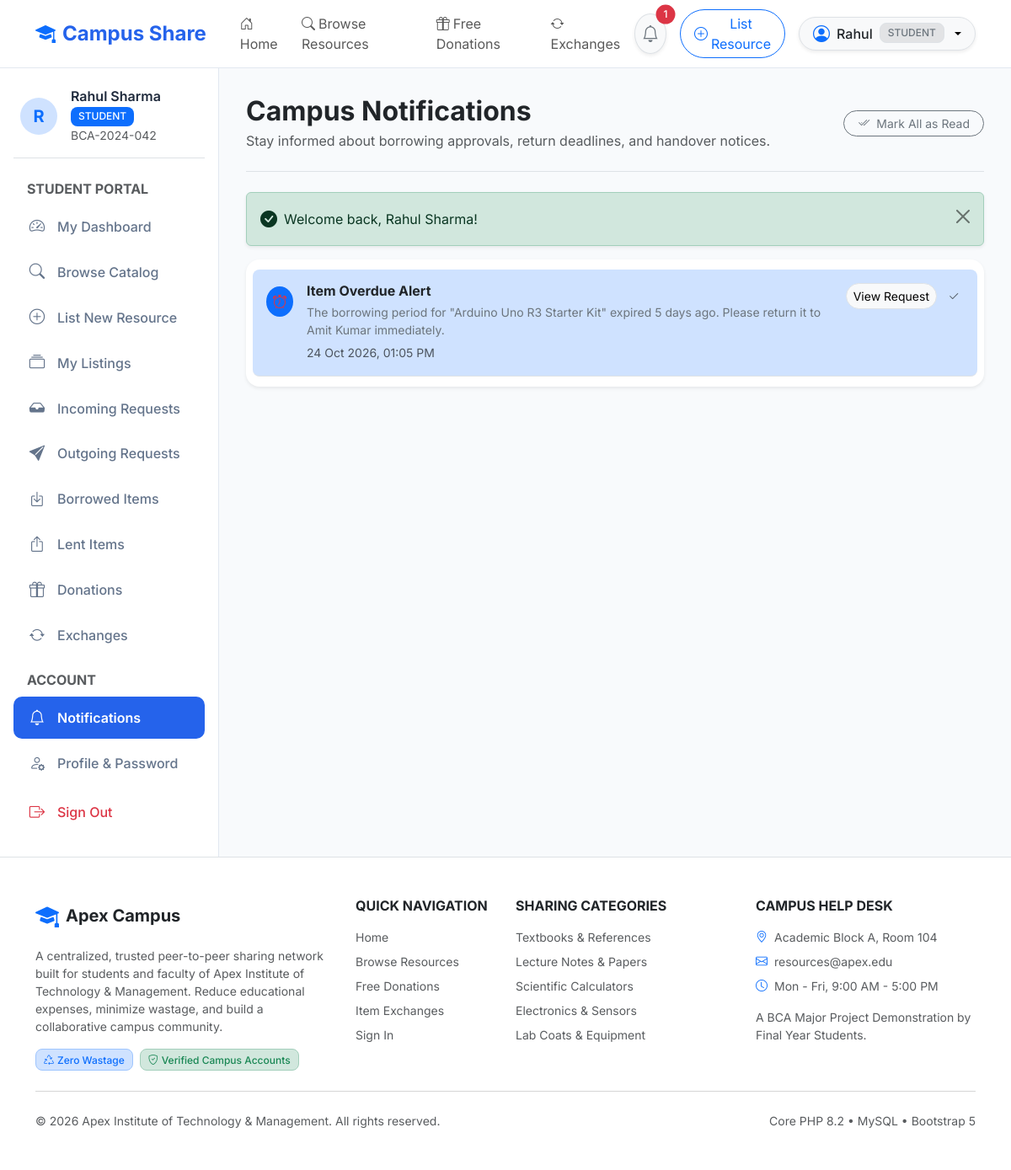
/student/notifications.php (signed in), run on the app's committed database.
### tables this page shows
CREATE TABLE `users` (
    `id` INT AUTO_INCREMENT PRIMARY KEY,
    `full_name` VARCHAR(100) NOT NULL,
    `email` VARCHAR(150) NOT NULL UNIQUE,
    `password_hash` VARCHAR(255) NOT NULL,
    `institution_id` VARCHAR(50) NOT NULL UNIQUE,
    `department_id` INT NULL,
    `role` ENUM('student', 'faculty', 'admin') NOT NULL DEFAULT 'student',
    `course` VARCHAR(100) NULL,
    `semester` INT NULL,
    `designation` VARCHAR(100) NULL,
    `phone` VARCHAR(30) NULL,
    `profile_image` VARCHAR(255) NULL,
    `account_status` ENUM('active', 'suspended', 'pending') NOT NULL DEFAULT 'active',
    `created_at` TIMESTAMP DEFAULT CURRENT_TIMESTAMP,
    `updated_at` TIMESTAMP DEFAULT CURRENT_TIMESTAMP ON UPDATE CURRENT_TIMESTAMP,
    INDEX `idx_users_role` (`role`),
    INDEX `idx_users_status` (`account_status`),
    CONSTRAINT `fk_users_department` FOREIGN KEY (`department_id`) REFERENCES `departments`(`id`) ON DELETE SET NULL
);

CREATE TABLE `notifications` (
    `id` INT AUTO_INCREMENT PRIMARY KEY,
    `user_id` INT NOT NULL,
    `title` VARCHAR(150) NOT NULL,
    `message` TEXT NOT NULL,
    `notification_type` VARCHAR(50) NOT NULL DEFAULT 'system',
    `related_resource_id` INT NULL,
    `related_request_id` INT NULL,
    `read_at` DATETIME NULL,
    `created_at` TIMESTAMP DEFAULT CURRENT_TIMESTAMP,
    INDEX `idx_notif_user` (`user_id`),
    INDEX `idx_notif_read` (`read_at`),
    CONSTRAINT `fk_notif_user` FOREIGN KEY (`user_id`) REFERENCES `users`(`id`) ON DELETE CASCADE
);

### student/notifications.php (the view, shortened to what the rows shown need)
<?php
require_once BASE_PATH . '/services/NotificationService.php';
require_auth();
$user = current_user();
$notifService = new NotificationService();
$notifications = $notifService->getUserNotifications((int)$user['id'], 50);
require_once BASE_PATH . '/includes/header.php';
?>
<div class="dashboard-layout">
    <?php require_once BASE_PATH . '/includes/sidebar.php'; ?>
    <main class="dashboard-content">
        <div class="d-flex justify-content-between align-items-center pb-4 mb-4 border-bottom">
            <div>
                <h2 class="fw-bold text-dark mb-1">Campus Notifications</h2>
            </div>
        </div>
        <?php if (empty($notifications)): ?>
            <div class="card border-0 rounded-4 shadow-sm bg-white p-5 text-center my-4">
                <i class="bi bi-bell-slash text-muted" style="font-size: 3.5rem;"></i>
                <h5 class="fw-bold text-dark mt-3">No notifications right now</h5>
                <p class="text-muted small">You will receive notifications when requests are submitted, approved, or due for return.</p>
            </div>
        <?php else: ?>
            <div class="card border-0 rounded-4 shadow-sm bg-white overflow-hidden p-2">
                <div class="list-group list-group-flush">
                    <?php foreach ($notifications as $n):
                        $isUnread = empty($n['read_at']);
                    ?>
                        <div class="list-group-item p-3 border-bottom d-flex align-items-start justify-content-between gap-3 <?= $isUnread ? 'bg-primary-subtle rounded-3 my-1' : '' ?>">
                            <div class="d-flex align-items-start gap-3">
                                <div class="rounded-circle p-2 mt-1 <?= $isUnread ? 'bg-primary text-white' : 'bg-light text-muted' ?> d-flex align-items-center justify-content-center" style="width: 36px; height: 36px;">
                                    <?php if ($n['notification_type'] === 'overdue'): ?>
                                        <i class="bi bi-alarm text-danger"></i>
                                    <?php elseif ($n['notification_type'] === 'approval'): ?>
                                        <i class="bi bi-check2-circle"></i>
                                    <?php elseif ($n['notification_type'] === 'exchange'): ?>
                                        <i class="bi bi-arrow-repeat"></i>
                                    <?php else: ?>
                                        <i class="bi bi-bell"></i>
                                    <?php endif; ?>
                                </div>
                                <div>
                                    <h6 class="mb-1 fw-bold text-dark text-sm"><?= e($n['title']) ?></h6>
                                    <p class="mb-1 text-secondary small"><?= e($n['message']) ?></p>
                                    <small class="text-xs text-muted"><?= format_datetime($n['created_at']) ?></small>
                                </div>
                            </div>
                            <div class="d-flex align-items-center gap-2 flex-shrink-0">
                                <?php if ($n['related_request_id']): ?>
                                    <a href="<?= APP_URL ?>/student/my_requests.php" class="btn btn-sm btn-light border rounded-pill px-2 text-xs">
                                        View Request
                                    </a>
                                <?php elseif ($n['related_resource_id']): ?>
                                    <a href="<?= APP_URL ?>/student/resource_details.php?id=<?= $n['related_resource_id'] ?>" class="btn btn-sm btn-light border rounded-pill px-2 text-xs">
                                        View Resource
                                    </a>
                                <?php endif; ?>
                                <?php if ($isUnread): ?>
                                    <form method="POST" action="<?= APP_URL ?>/student/notifications.php" class="d-inline">
                                        <button type="submit" class="btn btn-sm text-muted p-1" title="Mark as read">
                                            <i class="bi bi-check2"></i>
                                        </button>
                                    </form>
                                <?php endif; ?>
                            </div>
                        </div>
                    <?php endforeach; ?>
                </div>
            </div>
        <?php endif; ?>
    </main>
</div>
<?php require_once BASE_PATH . '/includes/footer.php'; ?>

### includes/navbar.php (shortened to what the rows shown need)
<?php
$currentUser = is_logged_in() ? current_user() : null;
$unreadNotifs = 0;
if ($currentUser) {
    require_once BASE_PATH . '/services/NotificationService.php';
    $notifService = new NotificationService();
    $unreadNotifs = $notifService->getUnreadCount((int)$currentUser['id']);
}
?>
<nav class="navbar navbar-expand-lg navbar-custom sticky-top py-2">
    <div class="container">
        <div class="collapse navbar-collapse" id="navbarMain">
            <div class="d-flex align-items-center gap-3">
                <?php if ($currentUser): ?>
                    <a href="<?= APP_URL ?>/student/notifications.php" class="btn btn-light position-relative rounded-circle border shadow-sm p-2" title="Notifications">
                        <i class="bi bi-bell text-secondary fs-5"></i>
                        <?php if ($unreadNotifs > 0): ?>
                            <span class="position-absolute top-0 start-100 translate-middle badge rounded-pill bg-danger">
                                <?= $unreadNotifs ?>
                            </span>
                        <?php endif; ?>
                    </a>
                    <a href="<?= APP_URL ?>/student/add_resource.php" class="btn btn-outline-primary rounded-pill px-3 py-1 text-sm d-none d-sm-inline-flex align-items-center gap-1">
                        <i class="bi bi-plus-circle"></i>
                        <span>List Resource</span>
                    </a>
                    <div class="dropdown">
                        <button class="btn btn-light dropdown-toggle border rounded-pill d-flex align-items-center gap-2 py-1 px-3 shadow-sm" type="button" data-bs-toggle="dropdown" aria-expanded="false">
                            <i class="bi bi-person-circle fs-5 text-primary"></i>
                            <span class="fw-medium text-dark"><?= e(explode(' ', $currentUser['full_name'])[0]) ?></span>
                            <span class="badge bg-secondary-subtle text-secondary border text-xs"><?= strtoupper($currentUser['role']) ?></span>
                        </button>
                    </div>
                <?php else: ?>
                    <a href="<?= APP_URL ?>/login.php" class="btn btn-outline-primary rounded-pill px-4">Sign In</a>
                    <a href="<?= APP_URL ?>/register.php" class="btn btn-primary rounded-pill px-4">Register</a>
                <?php endif; ?>
            </div>
        </div>
    </div>
</nav>

### includes/sidebar.php (shortened to what the rows shown need)
<?php
$user = current_user();
?>
<aside class="dashboard-sidebar">
    <div class="d-flex align-items-center gap-3 mb-4 pb-3 border-bottom px-2">
        <div class="rounded-circle bg-primary-subtle text-primary d-flex align-items-center justify-content-center fw-bold fs-5" style="width: 44px; height: 44px;">
            <?= strtoupper(substr($user['full_name'], 0, 1)) ?>
        </div>
        <div class="overflow-hidden">
            <h6 class="mb-0 text-truncate fw-semibold"><?= e($user['full_name']) ?></h6>
            <span class="badge bg-primary text-white text-xs text-uppercase"><?= e($user['role']) ?></span>
            <small class="d-block text-muted text-xs text-truncate"><?= e($user['institution_id']) ?></small>
        </div>
    </div>
</aside>

### data on the page
users: full_name "Rahul", role "STUDENT", full_name "R", full_name "Rahul Sharma", institution "BCA-2024-042"
notifications: notification_type "overdue" (drawn), title "Item Overdue Alert", message "The borrowing period for \"Arduino Uno R3 Starter Kit\" expired 5 days ago. Please return it to Amit Kumar immediately.", created_at "24 Oct 2026, 01:05 PM"

### other printed values
$unreadNotifs "1"
$msg "Welcome back, Rahul Sharma!"
APP_NAME "Apex Campus"
INSTITUTION_NAME "Apex Institute of Technology & Management"
get_setting('campus_help_desk', 'Academic Block A, Room 104') "Academic Block A, Room 104"
get_setting('campus_contact_email', 'resources@apex.edu') "resources@apex.edu"
